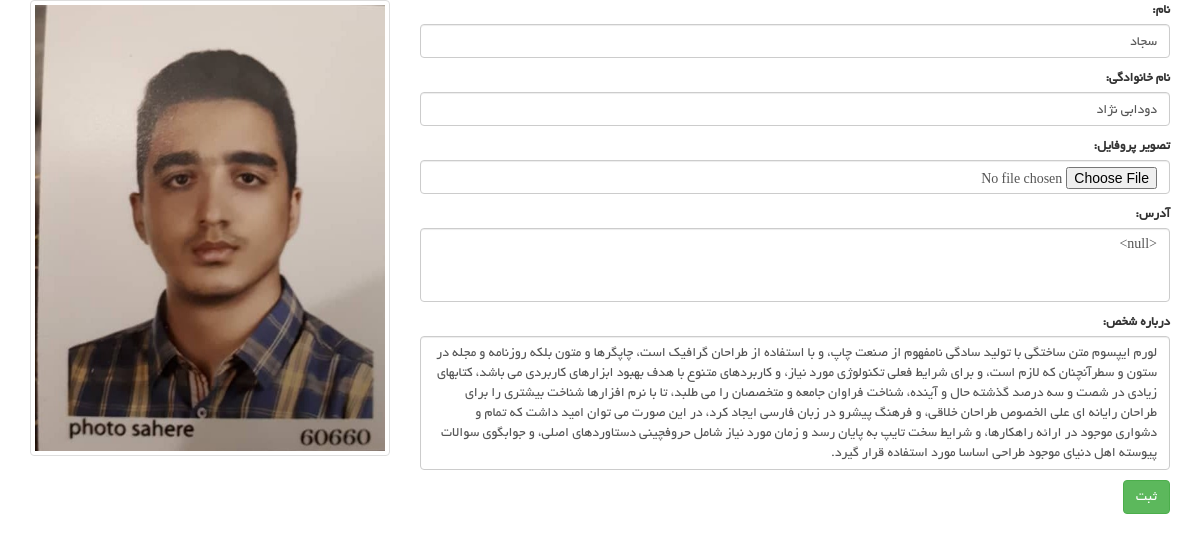
Page /user/edit_profile (signed in) on the committed database.
### account_module/models.py (models this page shows, shortened)
class User(AbstractUser):
    avatar = models.ImageField(upload_to='images/profile', verbose_name="تصویر اواتار", null=True, blank=True)
    email_active_code = models.CharField(max_length=100, verbose_name=" کد فعال سازی ایمیل")
    about_user = models.TextField(null=True, blank=True, verbose_name="درباره شخص")
    address = models.TextField(null=True, blank=True, verbose_name='آدرس')
    class Meta:
        verbose_name = "کاربر"
        verbose_name_plural = "کاربران"

### user_panel_module/views.py (the view, shortened to what this page needs)
# urls.py: path('edit_profile', views.EditUserProfilePage.as_view(), name='edit_user_profile_page'),
@method_decorator(login_required, name='dispatch')
class EditUserProfilePage(View):
    def get(self, request):
        current_user = User.objects.filter(id=request.user.id).first()
        edit_form = EditProfileModelForm(instance=current_user)
        context = {
            'form': edit_form,
            'current_user': current_user
        }
        return render(request, 'user_panel_module/edit_profile_page.html', context)

### user_panel_module/forms.py
class EditProfileModelForm(forms.ModelForm):
    class Meta:
        model = User
        fields = ['first_name', 'last_name', 'avatar', 'address', 'about_user']
        widgets = {
            'first_name': forms.TextInput(attrs={
                'class': 'form-control',
                'placeholder': 'نام'
            }),
            'last_name': forms.TextInput(attrs={
                'class': 'form-control',
                'placeholder': 'نام خانوادگی'
            }),
            'avatar': forms.FileInput(attrs={
                'class': 'form-control',
            }),
            'address': forms.Textarea(attrs={
                'class': 'form-control',
                'placeholder': 'آدرس',
                'rows': 3,
            }),
            'about_user': forms.Textarea(attrs={
                'class': 'form-control',
                'placeholder': 'آدرس',
                'rows': 6,
            }),
        }
        labels = {
            'first_name': 'نام',
            'last_name': 'نام خانوادگی',
            'avatar': 'تصویر پروفایل',
            'address': 'آدرس',
            'about_user': 'درباره شخص'
        }

### user_panel_module/templates/user_panel_module/edit_profile_page.html (shortened to what this page needs)
{% extends 'shared/_layout.html' %}
{% load render_partial %}
{% block content %}
    <div class="container">
        <div class="row">
            <div class="col-md-4">
                {% if current_user.avatar %}
                    <a class="thumbnail">
                        <img style="width: 100%" src="{{ current_user.avatar.url }}" alt="">
                    </a>
                {% else %}
                    <img class="media-object" src="/static/images/blog/Customer.jpg" alt="">
                {% endif %}
            </div>
            <div class="col-md-8">
                <form enctype="multipart/form-data" action="{% url 'edit_user_profile_page' %}" method="post">
                    {{ form.as_p }}
                    <button type="submit" class="btn btn-success">ثبت</button>
                </form>
            </div>
        </div>
    </div>
{% endblock %}

### static/css/main.css (style rules this page uses)
body { font-family: 'BYekan'; font-size: 10pt; position: relative; font-weight: normal; direction: rtl; }
a { -webkit-transition: 300ms; -moz-transition: 300ms; -o-transition: 300ms; transition: 300ms; }
.chose_area input, select, textarea { background: #F0F0E9; border: 0; color: #696763; padding: 6px; width: 100%; border-radius: 0; resize: none }

### rows in the picture
User: avatar (picture), first_name "سجاد", last_name "دودابی نژاد", address "<null>", about_user "لورم ایپسوم متن ساختگی با تولید سادگی نامفهوم از صنعت چاپ، و با استفاده از طراحان گرافیک است، چاپگرها و متون بلکه روزنامه و مجله در ستون و سطرآنچنان که لازم است، و برای شرایط فعلی تکنولوژی مورد نیاز، و کاربردهای متنوع با هدف بهبود ابزارهای کاربردی می باشد، کتابهای زیادی در شصت و سه درصد گذشته حال و آینده، شناخت فراوان جامعه و متخصصان را می طلبد، تا با نرم افزارها شناخت بیشتری را برای طراحان رایانه ای علی الخصوص طراحان خلاقی، و فرهنگ پیشرو در زبان فارسی ایجاد کرد، در این صورت می توان امید داشت که تمام و دشواری موجود در ارائه راهکارها، و شرایط سخت تایپ به پایان رسد و زمان مورد نیاز شامل حروفچینی دستاوردهای اصلی، و جوابگوی سوالات پیوسته اهل دنیای موجود طراحی اساسا مورد استفاده قرار گیرد."
